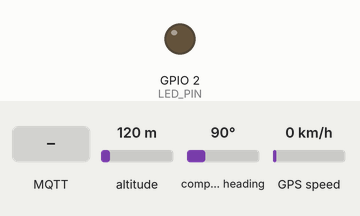
Simulated run of this sketch. Board: ESP32. On the bench: output pins drawn as LEDs (lit = HIGH). The inputs (shaded band) are chosen by the test bench; at power-on: altitude 120 m, compass heading 90°, GPS speed 0 km/h. The GPS gets a fix after 3 s at 37.7749, -122.4194 with 8 satellites; no MQTT or app messages arrive unless stated.

Above: at 1.2 s.
1.3 s: MQTT message "GREEN_WAVE" arrives on the first subscribed topic
At 2.1 s:
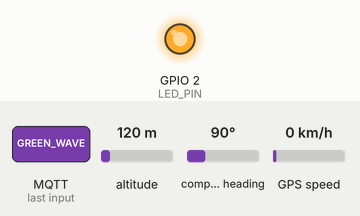
2.8 s: MQTT message "1" arrives on the first subscribed topic
At 3.2 s:
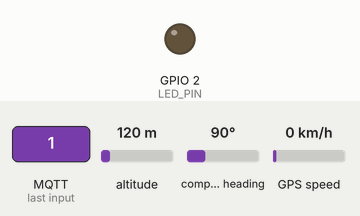
Timing chart, 0 to 5.8 s (numbered marks = the images above; inputs shaded):
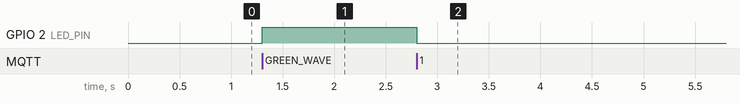

The sketch:

esp32_sim800l.ino
```cpp
#include <TinyGPSPlus.h>
#include <PubSubClient.h>
#include <SoftwareSerial.h>
#include <WiFiClientSecure.h>

// SIM800L serial pins
static const int SIM800_RX = 16;
static const int SIM800_TX = 17;

// Neo-6M GPS pins
static const int GPS_RX = 4;
static const int GPS_TX = 5;

static const int LED_PIN = 2;

TinyGPSPlus gps;
SoftwareSerial gpsSerial(GPS_RX, GPS_TX);
SoftwareSerial sim800Serial(SIM800_RX, SIM800_TX);

WiFiClientSecure secureClient;
PubSubClient mqttClient(secureClient);

const char* MQTT_BROKER = "broker.example.com";
const int MQTT_PORT = 8883;
const char* MQTT_PUB_TOPIC = "lifepath/ambulance/telemetry";
const char* MQTT_SUB_TOPIC = "lifepath/ambulance/status";

unsigned long lastPublish = 0;

void onMqttMessage(char* topic, byte* payload, unsigned int length) {
  String message;
  for (unsigned int i = 0; i < length; i++) {
    message += static_cast<char>(payload[i]);
  }

  if (String(topic) == MQTT_SUB_TOPIC && message == "GREEN_WAVE") {
    digitalWrite(LED_PIN, HIGH);
  } else {
    digitalWrite(LED_PIN, LOW);
  }
}

void setup() {
  pinMode(LED_PIN, OUTPUT);
  digitalWrite(LED_PIN, LOW);

  Serial.begin(115200);
  gpsSerial.begin(9600);
  sim800Serial.begin(9600);

  // TODO: Configure SIM800L with APN and establish GPRS connection.

  mqttClient.setServer(MQTT_BROKER, MQTT_PORT);
  mqttClient.setCallback(onMqttMessage);
}

void ensureMqttConnection() {
  while (!mqttClient.connected()) {
    mqttClient.connect("AMB_001");
    mqttClient.subscribe(MQTT_SUB_TOPIC);
  }
}

void loop() {
  while (gpsSerial.available() > 0) {
    gps.encode(gpsSerial.read());
  }

  ensureMqttConnection();
  mqttClient.loop();

  unsigned long now = millis();
  if (now - lastPublish >= 2000 && gps.location.isValid()) {
    lastPublish = now;

    char payload[256];
    snprintf(
      payload,
      sizeof(payload),
      "{\"device_id\":\"AMB_001\",\"lat\":%.6f,\"lon\":%.6f,\"speed\":%.2f,\"emergency_mode\":true}",
      gps.location.lat(),
      gps.location.lng(),
      gps.speed.kmph()
    );

    mqttClient.publish(MQTT_PUB_TOPIC, payload);
  }
}
```

Measured:
- after the input at 1.3 s, GPIO 2 (LED_PIN): LOW → HIGH at once
- after the input at 2.8 s, GPIO 2 (LED_PIN): HIGH → LOW at once
